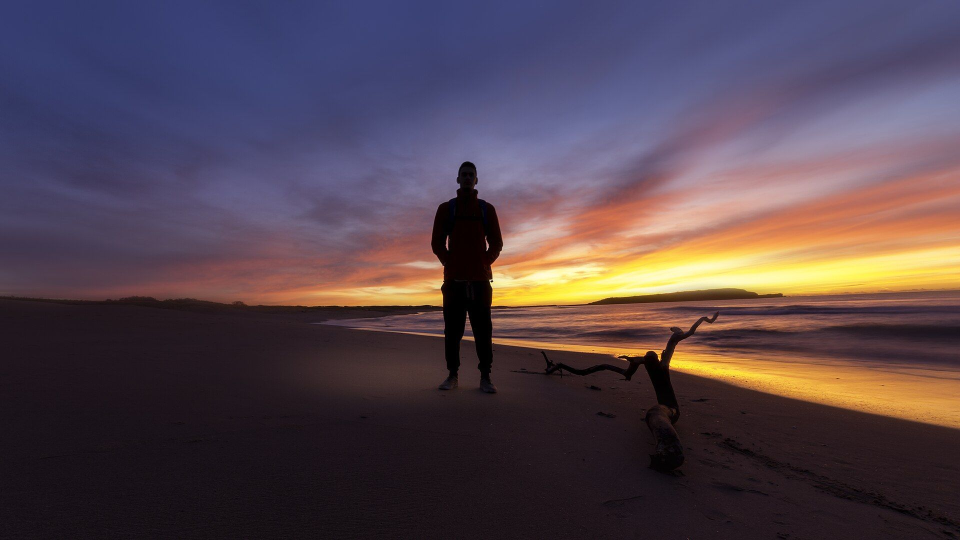
#> input picture assets/lyrics/photos/beach-silhouette-dusk.jpg, 1920 x 1080 px (shown at 1/2 size)
$ python prep.py ../../assets/lyrics/photos/beach-silhouette-dusk.jpg out.png 100
#> lines starting #> are read from the running program, lines starting #| are printed output that depends on the picture
"""Turns a seamless colour photo into the app's grey detail tile.

prep.py SRC OUT WIDTH [--hp FRACTION] [--gamma G] [--quality Q] [--rot]
The tile is luminance only, centred on 128: brighter than 128 lifts the
theme's base colour toward white, darker sinks it toward black, each side
scaled to the finish's budget at paint time. Lighting that varies across
the photo (a hotspot, a vignette) is removed with a wrap-around high pass,
so the tile repeats with no visible seam or bright patch.
"""
import sys, argparse
import numpy as np
from PIL import Image, ImageFilter

ap = argparse.ArgumentParser()
ap.add_argument('src'); ap.add_argument('out'); ap.add_argument('width', type=int)
ap.add_argument('--hp', type=float, default=.18, help='high-pass radius as a share of the width (0 = none)')
ap.add_argument('--clip', type=float, default=.5, help='percentile clipped at each end')
ap.add_argument('--soft', type=float, default=1.0, help='tanh softness of the extremes (0 = linear)')
ap.add_argument('--gamma', type=float, default=1.0)
ap.add_argument('--quality', type=int, default=88)
ap.add_argument('--rot', action='store_true', help='turn a quarter, so grain runs across')
ap.add_argument('--crop', type=float, default=1.0, help='keep this share of the photo (a seamless crop only at 1)')
ap.add_argument('--normal', action='store_true', help='SRC is an OpenGL normal map: the tile is its relief lit from the top left')
ap.add_argument('--quiet', type=float, default=1.0, help='power > 1 quiets small variation, keeping the strong marks (veins)')
ap.add_argument('--hblur', type=float, default=0, help='horizontal streak blur in px (brushed metal)')
a = ap.parse_args()

im = Image.open(a.src).convert('RGB')
#> im is the input picture: PIL image 1920x1080 RGB; mean R, G, B 84.8, 69, 78.3
if a.rot:
    im = im.transpose(Image.Transpose.ROTATE_90)
if a.crop < 1:
    w, h = im.size
    im = im.crop((0, 0, int(w * a.crop), int(h * a.crop)))
w, h = im.size
#> w = 1920; h = 1080
H = round(a.width * h / w)
#> H = 56
im = im.resize((a.width, H), Image.Resampling.LANCZOS)
#> im: PIL image 100x56 RGB
rgb = np.asarray(im).astype(np.float64) / 255
if a.normal:
    n = rgb * 2 - 1
    light = np.array([-.55, .55, .63]); light /= np.linalg.norm(light)
    lum = n[..., 0] * light[0] + n[..., 1] * light[1] + n[..., 2] * light[2]
else:
    lum = (0.2126 * rgb[..., 0] + 0.7152 * rgb[..., 1] + 0.0722 * rgb[..., 2]) ** (1 / max(a.gamma, .01))
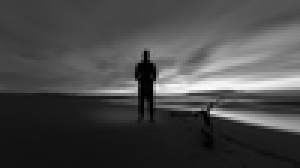
#> lum: shape (56, 100) float64 (shown 3 times larger); min 0, max 0.978, mean 0.286

def wrap_blur(x, radius, horizontal_only=False):
    """Gaussian blur that wraps round the edges (circular, by FFT), so the
    tile stays seamless."""
#> called with radius = 18, horizontal_only = False
    hh, ww = x.shape
#> hh = 56; ww = 100
    fy = np.fft.fftfreq(hh)[:, None]
    fx = np.fft.fftfreq(ww)[None, :]
    sy = 0 if horizontal_only else radius
    g = np.exp(-2 * (np.pi ** 2) * ((fx * radius) ** 2 + (fy * sy) ** 2))
    return np.real(np.fft.ifft2(np.fft.fft2(x) * g))
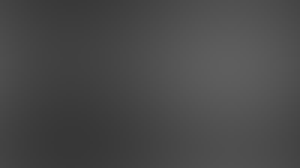
#> returned value: shape (56, 100) float64 (shown 3 times larger); min 0.216, max 0.37, mean 0.286

if a.hblur > 0:
    lum = wrap_blur(lum, a.hblur, horizontal_only=True)
if a.hp > 0:
    lum = lum - wrap_blur(lum, a.width * a.hp)
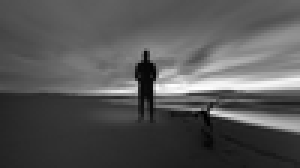
#> lum: shape (56, 100) float64 (shown 3 times larger); min -0.324, max 0.636, mean -2.03e-17; drawn with min black and max white
else:
    lum = lum - lum.mean()
lum = lum - np.median(lum)
lo, hi = np.percentile(lum, a.clip), np.percentile(lum, 100 - a.clip)
#> lo = -0.292; hi = 0.6
pos = np.clip(lum / hi, 0, None) if hi > 0 else lum * 0
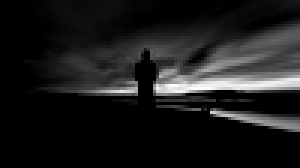
#> pos: shape (56, 100) float64 (shown 3 times larger); min 0, max 1.06, mean 0.116; drawn with min black and max white
neg = np.clip(lum / -lo, None, 0) if lo < 0 else lum * 0
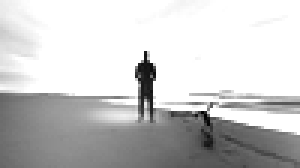
#> neg: shape (56, 100) float64 (shown 3 times larger); min -1.1, max 0, mean -0.233; drawn with min black and max white
d = pos + neg
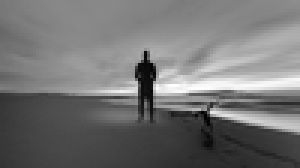
#> d: shape (56, 100) float64 (shown 3 times larger); min -1.1, max 1.06, mean -0.117; drawn with min black and max white
if a.soft > 0:
    d = np.tanh(d * a.soft * 1.3) / np.tanh(a.soft * 1.3)
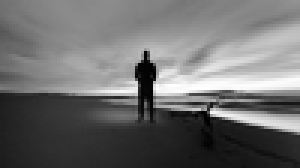
#> d: shape (56, 100) float64 (shown 3 times larger); min -1.04, max 1.02, mean -0.141; drawn with min black and max white
d = np.clip(d, -1, 1)
if a.quiet != 1:
    d = np.sign(d) * np.abs(d) ** a.quiet
out = np.clip(np.round(128 + d * 127), 0, 255).astype(np.uint8)
Image.fromarray(out, mode='L').save(a.out, quality=a.quality, optimize=True)
print(a.out, out.shape, 'mean', round(out.mean(), 1), 'std', round(out.std(), 1))
#| out.png (56, 100) mean 110.0 std 66.5

$ run again, on assets/lyrics/photos/crowd-hands-light-beams.jpg
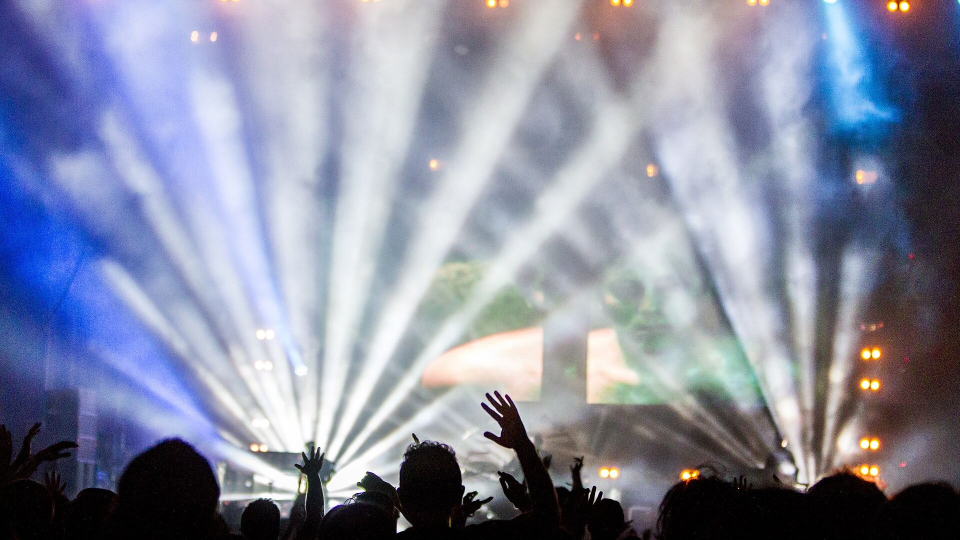
#> input picture assets/lyrics/photos/crowd-hands-light-beams.jpg, 1920 x 1080 px (shown at 1/2 size)
#> im is the input picture: PIL image 1920x1080 RGB; mean R, G, B 135.2, 139.8, 160.2
#> im: PIL image 100x56 RGB
#> `lum = lum - wrap_blur(lum, a.width * a.hp)`:
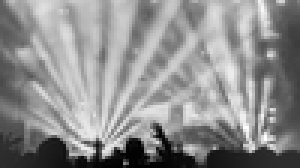
#> lum: shape (56, 100) float64 (shown 3 times larger); min -0.621, max 0.491, mean 8.63e-17; drawn with min black and max white
#> lo = -0.664; hi = 0.343
#> `d = np.tanh(d * a.soft * 1.3) / np.tanh(a.soft * 1.3)`:
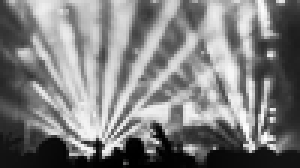
#> d: shape (56, 100) float64 (shown 3 times larger); min -1.01, max 1.08, mean 0.0292; drawn with min black and max white
#| out.png (56, 100) mean 131.7 std 74.2

$ run again, on assets/lyrics/photos/crowd-hands-mono.jpg
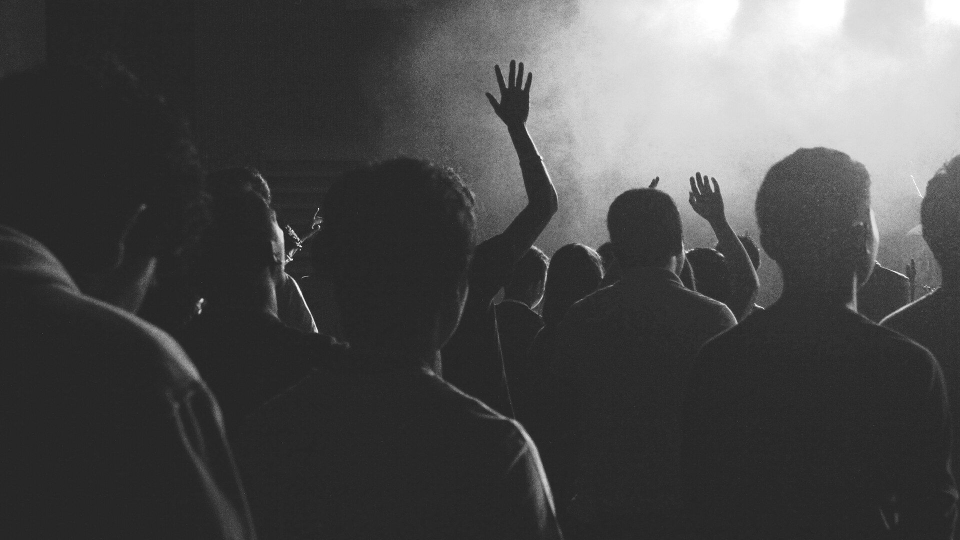
#> input picture assets/lyrics/photos/crowd-hands-mono.jpg, 1920 x 1080 px (shown at 1/2 size)
#> im is the input picture: PIL image 1920x1080 RGB; min 7, max 255, mean 75.4
#> im: PIL image 100x56 RGB
#> `lum = lum - wrap_blur(lum, a.width * a.hp)`:
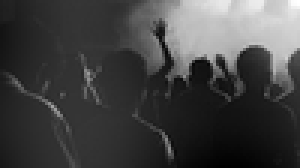
#> lum: shape (56, 100) float64 (shown 3 times larger); min -0.243, max 0.685, mean -1.02e-17; drawn with min black and max white
#> lo = -0.158; hi = 0.669
#> `d = np.tanh(d * a.soft * 1.3) / np.tanh(a.soft * 1.3)`:
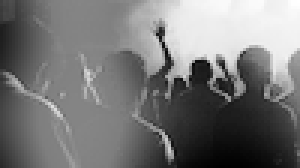
#> d: shape (56, 100) float64 (shown 3 times larger); min -1.03, max 1.04, mean -0.0635; drawn with min black and max white
#| out.png (56, 100) mean 119.9 std 68.8
